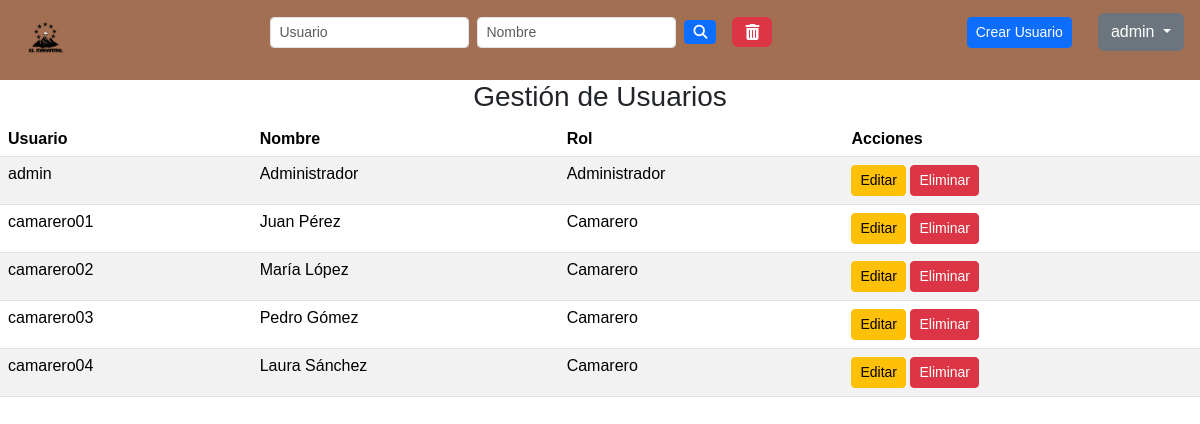
The app's page /admin/users.php (signed in) with its own data.
### tables this page shows
CREATE TABLE tbl_usuario (
    id_usuario INT AUTO_INCREMENT PRIMARY KEY,
    nombre_usuario VARCHAR(50) NOT NULL,
    nombre_real_usuario VARCHAR(50) NOT NULL,
    password_usuario VARCHAR(255) NOT NULL,
    id_rol INT NOT NULL,
    FOREIGN KEY (id_rol) REFERENCES tbl_rol(id_rol)
);

CREATE TABLE tbl_rol (
    id_rol INT AUTO_INCREMENT PRIMARY KEY,
    nombre_rol VARCHAR(50) NOT NULL UNIQUE
);

### admin/filtros.php (called while the page is built)
<?php
$usuario_filter = isset($_GET['usuario']) ? $_GET['usuario'] : '';
$nombre_filter = isset($_GET['nombre']) ? $_GET['nombre'] : '';
$sql = "SELECT id_usuario, nombre_usuario, nombre_real_usuario, nombre_rol
        FROM tbl_usuario
        INNER JOIN tbl_rol ON tbl_usuario.id_rol = tbl_rol.id_rol
        WHERE nombre_usuario LIKE :usuario AND nombre_real_usuario LIKE :nombre ORDER BY nombre_rol ASC";
$stmt = $conexion->prepare($sql);
$stmt->bindValue(':usuario', '%' . $usuario_filter . '%', PDO::PARAM_STR);
$stmt->bindValue(':nombre', '%' . $nombre_filter . '%', PDO::PARAM_STR);
$stmt->execute();
$resultados = $stmt->fetchAll(PDO::FETCH_ASSOC);

### admin/users.php (the view, shortened to what this page needs)
<?php
include_once '../db/conexion.php';
include_once 'filtros.php';
?>
<html lang="en">
<head>
    <link href="https://cdnjs.cloudflare.com/ajax/libs/font-awesome/6.4.0/css/all.min.css" rel="stylesheet">
    <link href="https://cdn.jsdelivr.net/npm/bootstrap@5.3.3/dist/css/bootstrap.min.css" rel="stylesheet"
>
    <link rel="stylesheet" href="../css/users.css">
</head>
<body>
    <div class="navbar d-flex justify-content-between align-items-center px-3">
        <a href="../admin/dashboardAdmin.php">
            <img src="../img/icon.png" class="icon" alt="Icono">
        </a>
        <form class="d-flex align-items-center" method="GET" action="">
            <input type="text" name="usuario" class="form-control form-control-sm me-2" placeholder="Usuario">
            <input type="text" name="nombre" class="form-control form-control-sm me-2" placeholder="Nombre">
            <button type="submit" class="btn btn-primary btn-sm me-3">
                <i class="fas fa-search"></i>
            </button>
            <button type="reset" class="btn btn-danger">
                <i class="fas fa-trash-alt"></i>
            </button>
        </form>
        <div class="d-flex align-items-center">
        <form class="d-flex align-items-center" method="GET" action="">
            <a href="../acciones/crear_usuario.php" class="btn btn-primary btn-sm me-3">Crear Usuario</a>
            <div class="dropdown">
                <button class="btn btn-secondary dropdown-toggle" type="button" id="dropdownMenuButton"
                    data-bs-toggle="dropdown" aria-expanded="false">
                    <?php echo $_SESSION['username']; ?>
                </button>
            </div>
            </form>
        </div>
    </div>
    <h3 id="titulo">Gestión de Usuarios</h3>
    <?php
    if (!empty($resultados)) {
        echo "<table class='table table-striped table-hover'>";
        echo "<thead>";
        echo "<tr>";
        echo "<th scope='col'>Usuario</th>";
        echo "<th scope='col'>Nombre</th>";
        echo "<th scope='col'>Rol</th>";
        echo "<th scope='col'>Acciones</th>";
        echo "</tr>";
        echo "</thead>";
        echo "<tbody>";
        foreach ($resultados as $row) {
            echo "<tr>";
            echo "<td scope='row'>" . htmlspecialchars($row['nombre_usuario']) . "</td>";
            echo "<td>" . htmlspecialchars($row['nombre_real_usuario']) . "</td>";
            echo "<td>" . htmlspecialchars($row['nombre_rol']) . "</td>";
            echo "<td>";
            echo "<a href='../acciones/editar_usuario.php?id=" . $row['id_usuario'] . "' class='btn btn-warning btn-sm'>Editar</a> ";
            echo "<a href='javascript:void(0);' class='btn btn-danger btn-sm' onclick='confirmDelete(" . $row['id_usuario'] . ")'>Eliminar</a>";
            echo "</td>";
            echo "</tr>";
        }
        echo "</tbody>";
        echo "</table>";
    } else {
        echo "<p>No se encontraron resultados.</p>";
    }
    ?>
</body>
</html>

### css/users.css (style rules this page uses)
body { font-family: Arial, sans-serif; margin: 0; padding: 0; height: 100vh; }
.navbar { background-color: #a36f53; color: #fff; padding: 10px; display: flex; justify-content: space-between; align-items: center; }
.icon { height: 60px; width: 60px; }
.dropdown { position: relative; margin-left: 10px; }
#titulo { text-align: center; }

### records on screen
tbl_usuario: nombre_usuario "admin", nombre_real_usuario "Administrador", id_rol.nombre_rol "Administrador"
tbl_usuario: nombre_usuario "camarero01", nombre_real_usuario "Juan Pérez", id_rol.nombre_rol "Camarero"
tbl_usuario: nombre_usuario "camarero02", nombre_real_usuario "María López", id_rol.nombre_rol "Camarero"
tbl_usuario: nombre_usuario "camarero03", nombre_real_usuario "Pedro Gómez", id_rol.nombre_rol "Camarero"
tbl_usuario: nombre_usuario "camarero04", nombre_real_usuario "Laura Sánchez", id_rol.nombre_rol "Camarero"

### other values on screen
$_SESSION['username'] "admin"
